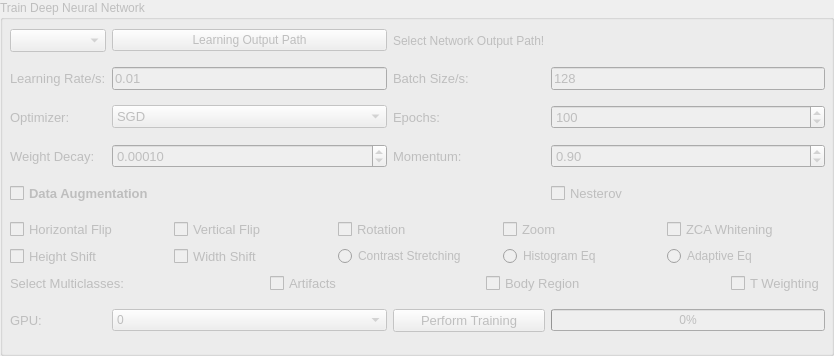
             <widget class="QGroupBox" name="GroupBox_TrainNN">
              <property name="enabled">
               <bool>false</bool>
              </property>
              <property name="title">
               <string>Train Deep Neural Network</string>
              </property>
              <widget class="QWidget" name="gridLayoutWidget">
               <property name="geometry">
                <rect>
                 <x>10</x>
                 <y>20</y>
                 <width>815</width>
                 <height>327</height>
                </rect>
               </property>
               <layout class="QGridLayout" name="gridLayout_6">
                <item row="0" column="1">
                 <widget class="QPushButton" name="Button_LearningOutputPath">
                  <property name="text">
                   <string>Learning Output Path</string>
                  </property>
                 </widget>
                </item>
                <item row="3" column="0">
                 <widget class="QLabel" name="label_19">
                  <property name="font">
                   <font>
                    <pointsize>10</pointsize>
                   </font>
                  </property>
                  <property name="text">
                   <string>Optimizer:</string>
                  </property>
                 </widget>
                </item>
                <item row="2" column="0">
                 <widget class="QLabel" name="label_3">
                  <property name="font">
                   <font>
                    <pointsize>10</pointsize>
                   </font>
                  </property>
                  <property name="text">
                   <string>Learning Rate/s:</string>
                  </property>
                 </widget>
                </item>
                <item row="4" column="0">
                 <widget class="QLabel" name="label_20">
                  <property name="font">
                   <font>
                    <pointsize>10</pointsize>
                   </font>
                  </property>
                  <property name="text">
                   <string>Weight Decay:</string>
                  </property>
                 </widget>
                </item>
                <item row="0" column="2">
                 <widget class="QLabel" name="Label_LearningOutputPath">
                  <property name="text">
                   <string>Select Network Output Path!</string>
                  </property>
                 </widget>
                </item>
                <item row="0" column="0">
                 <widget class="QComboBox" name="ComboBox_DNNs">
                  <property name="font">
                   <font>
                    <pointsize>10</pointsize>
                   </font>
                  </property>
                 </widget>
                </item>
                <item row="4" column="1">
                 <widget class="QDoubleSpinBox" name="DoubleSpinBox_WeightDecay">
                  <property name="font">
                   <font>
                    <pointsize>10</pointsize>
                   </font>
                  </property>
                  <property name="decimals">
                   <number>5</number>
                  </property>
                  <property name="maximum">
                   <double>1.000000000000000</double>
                  </property>
                  <property name="singleStep">
                   <double>0.000100000000000</double>
                  </property>
                  <property name="value">
                   <double>0.000100000000000</double>
                  </property>
                 </widget>
                </item>
                <item row="4" column="3">
                 <widget class="QDoubleSpinBox" name="DoubleSpinBox_Momentum">
                  <property name="font">
                   <font>
                    <pointsize>10</pointsize>
                   </font>
                  </property>
                  <property name="maximum">
                   <double>1.000000000000000</double>
                  </property>
                  <property name="singleStep">
                   <double>0.050000000000000</double>
                  </property>
                  <property name="value">
                   <double>0.900000000000000</double>
                  </property>
                 </widget>
                </item>
                <item row="2" column="2">
                 <widget class="QLabel" name="label_2">
                  <property name="font">
                   <font>
                    <pointsize>10</pointsize>
                   </font>
                  </property>
                  <property name="text">
                   <string>Batch Size/s:</string>
                  </property>
                 </widget>
                </item>
                <item row="3" column="3">
                 <widget class="QSpinBox" name="SpinBox_Epochs">
                  <property name="font">
                   <font>
                    <pointsize>10</pointsize>
                   </font>
                  </property>
                  <property name="maximum">
                   <number>100000</number>
                  </property>
                  <property name="value">
                   <number>100</number>
                  </property>
                 </widget>
                </item>
                <item row="2" column="1">
                 <widget class="QLineEdit" name="LineEdit_LearningRates">
                  <property name="font">
                   <font>
                    <pointsize>10</pointsize>
                   </font>
                  </property>
                  <property name="text">
                   <string>0.01</string>
                  </property>
                 </widget>
                </item>
                <item row="3" column="1">
                 <widget class="QComboBox" name="ComboBox_Optimizers">
                  <property name="font">
                   <font>
                    <pointsize>10</pointsize>
                   </font>
                  </property>
                  <item>
                   <property name="text">
                    <string>SGD</string>
                   </property>
                  </item>
                  <item>
                   <property name="text">
                    <string>RMSprop</string>
                   </property>
                  </item>
                  <item>
                   <property name="text">
                    <string>Adagrad</string>
                   </property>
                  </item>
                  <item>
                   <property name="text">
                    <string>Adadelta</string>
                   </property>
                  </item>
                  <item>
                   <property name="text">
                    <string>Adam</string>
                   </property>
                  </item>
                 </widget>
                </item>
                <item row="2" column="3">
                 <widget class="QLineEdit" name="LineEdit_BatchSizes">
                  <property name="font">
                   <font>
                    <pointsize>10</pointsize>
                   </font>
                  </property>
                  <property name="text">
                   <string>128</string>
                  </property>
                 </widget>
                </item>
                <item row="3" column="2">
                 <widget class="QLabel" name="label_21">
                  <property name="font">
                   <font>
                    <pointsize>10</pointsize>
                   </font>
                  </property>
                  <property name="text">
                   <string>Epochs:</string>
                  </property>
                 </widget>
                </item>
                <item row="4" column="2">
                 <widget class="QLabel" name="label_22">
                  <property name="font">
                   <font>
                    <pointsize>10</pointsize>
                   </font>
                  </property>
                  <property name="text">
                   <string>Momentum:</string>
                  </property>
                 </widget>
                </item>
                <item row="5" column="3">
                 <widget class="QCheckBox" name="CheckBox_Nesterov">
                  <property name="font">
                   <font>
                    <pointsize>10</pointsize>
                   </font>
                  </property>
                  <property name="text">
                   <string>Nesterov</string>
                  </property>
                 </widget>
                </item>
                <item row="7" column="0">
                 <widget class="QLabel" name="label_23">
                  <property name="font">
                   <font>
                    <pointsize>10</pointsize>
                   </font>
                  </property>
                  <property name="text">
                   <string>GPU:</string>
                  </property>
                 </widget>
                </item>
                <item row="7" column="1">
                 <widget class="QComboBox" name="ComboBox_GPU">
                  <item>
                   <property name="text">
                    <string>0</string>
                   </property>
                  </item>
                  <item>
                   <property name="text">
                    <string>1</string>
                   </property>
                  </item>
                  <item>
                   <property name="text">
                    <string>2</string>
                   </property>
                  </item>
                  <item>
                   <property name="text">
                    <string>3</string>
                   </property>
                  </item>
                  <item>
                   <property name="text">
                    <string>4</string>
                   </property>
                  </item>
                 </widget>
                </item>
                <item row="7" column="2">
                 <widget class="QPushButton" name="Button_train">
                  <property name="font">
                   <font>
                    <pointsize>10</pointsize>
                   </font>
                  </property>
                  <property name="text">
                   <string>Perform Training</string>
                  </property>
                 </widget>
                </item>
                <item row="7" column="3">
                 <widget class="QProgressBar" name="progressBar_Training">
                  <property name="value">
                   <number>0</number>
                  </property>
                 </widget>
                </item>
                <item row="6" column="0" colspan="4">
                 <layout class="QVBoxLayout" name="verticalLayout">
                  <item>
                   <layout class="QHBoxLayout" name="horizontalLayout_3">
                    <item>
                     <widget class="QCheckBox" name="CheckBox_DataAug_horizontalFlip">
                      <property name="font">
                       <font>
                        <pointsize>10</pointsize>
                       </font>
                      </property>
                      <property name="text">
                       <string>Horizontal Flip</string>
                      </property>
                     </widget>
                    </item>
                    <item>
                     <widget class="QCheckBox" name="CheckBox_DataAug_verticalFlip">
                      <property name="font">
                       <font>
                        <pointsize>10</pointsize>
                       </font>
                      </property>
                      <property name="text">
                       <string>Vertical Flip</string>
                      </property>
                     </widget>
                    </item>
                    <item>
                     <widget class="QCheckBox" name="CheckBox_DataAug_Rotation">
                      <property name="font">
                       <font>
                        <pointsize>10</pointsize>
                       </font>
                      </property>
                      <property name="text">
                       <string>Rotation</string>
                      </property>
                     </widget>
                    </item>
                    <item>
                     <widget class="QCheckBox" name="CheckBox_DataAug_Zoom">
                      <property name="font">
                       <font>
                        <pointsize>10</pointsize>
                       </font>
                      </property>
                      <property name="text">
                       <string>Zoom</string>
                      </property>
                     </widget>
                    </item>
                    <item>
                     <widget class="QCheckBox" name="CheckBox_DataAug_zcaWeighting">
                      <property name="font">
                       <font>
                        <pointsize>10</pointsize>
                       </font>
                      </property>
                      <property name="text">
                       <string>ZCA Whitening</string>
                      </property>
                     </widget>
                    </item>
                   </layout>
                  </item>
                  <item>
                   <layout class="QHBoxLayout" name="horizontalLayout_4">
                    <item>
                     <widget class="QCheckBox" name="CheckBox_DataAug_HeightShift">
                      <property name="font">
                       <font>
                        <pointsize>10</pointsize>
                       </font>
                      </property>
                      <property name="text">
                       <string>Height Shift</string>
                      </property>
                     </widget>
                    </item>
                    <item>
                     <widget class="QCheckBox" name="CheckBox_DataAug_WidthShift">
                      <property name="font">
                       <font>
                        <pointsize>10</pointsize>
                       </font>
                      </property>
                      <property name="text">
                       <string>Width Shift</string>
                      </property>
                     </widget>
                    </item>
                    <item>
                     <widget class="QRadioButton" name="RadioButton_DataAug_contrastStretching">
                      <property name="text">
                       <string>Contrast Stretching</string>
                      </property>
                     </widget>
                    </item>
                    <item>
                     <widget class="QRadioButton" name="RadioButton_DataAug_histogramEq">
                      <property name="text">
                       <string>Histogram Eq</string>
                      </property>
                     </widget>
                    </item>
                    <item>
                     <widget class="QRadioButton" name="RadioButton_DataAug_adaptiveEq">
                      <property name="text">
                       <string>Adaptive Eq</string>
                      </property>
                     </widget>
                    </item>
                   </layout>
                  </item>
                  <item>
                   <layout class="QHBoxLayout" name="horizontalLayout">
                    <item>
                     <widget class="QLabel" name="label">
                      <property name="font">
                       <font>
                        <pointsize>10</pointsize>
                       </font>
                      </property>
                      <property name="text">
                       <string>Select Multiclasses:</string>
                      </property>
                     </widget>
                    </item>
                    <item>
                     <spacer name="horizontalSpacer">
                      <property name="orientation">
                       <enum>Qt::Horizontal</enum>
                      </property>
                      <property name="sizeHint" stdset="0">
                       <size>
                        <width>40</width>
                        <height>20</height>
                       </size>
                      </property>
                     </spacer>
                    </item>
                    <item>
                     <widget class="QCheckBox" name="CheckBox_Artifacts">
                      <property name="font">
                       <font>
                        <pointsize>10</pointsize>
                       </font>
                      </property>
                      <property name="text">
                       <string>Artifacts</string>
                      </property>
                     </widget>
                    </item>
                    <item>
                     <spacer name="horizontalSpacer_2">
                      <property name="orientation">
                       <enum>Qt::Horizontal</enum>
                      </property>
                      <property name="sizeHint" stdset="0">
                       <size>
                        <width>40</width>
                        <height>20</height>
                       </size>
                      </property>
                     </spacer>
                    </item>
                    <item>
                     <widget class="QCheckBox" name="CheckBox_BodyRegion">
                      <property name="font">
                       <font>
                        <pointsize>10</pointsize>
                       </font>
                      </property>
                      <property name="text">
                       <string>Body Region</string>
                      </property>
                     </widget>
                    </item>
                    <item>
                     <spacer name="horizontalSpacer_3">
                      <property name="orientation">
                       <enum>Qt::Horizontal</enum>
                      </property>
                      <property name="sizeHint" stdset="0">
                       <size>
                        <width>40</width>
                        <height>20</height>
                       </size>
                      </property>
                     </spacer>
                    </item>
                    <item>
                     <widget class="QCheckBox" name="CheckBox_TWeighting">
                      <property name="font">
                       <font>
                        <pointsize>10</pointsize>
                       </font>
                      </property>
                      <property name="text">
                       <string>T Weighting</string>
                      </property>
                     </widget>
                    </item>
                   </layout>
                  </item>
                 </layout>
                </item>
                <item row="5" column="0" colspan="2">
                 <widget class="QCheckBox" name="CheckBox_DataAugmentation">
                  <property name="font">
                   <font>
                    <pointsize>10</pointsize>
                    <weight>75</weight>
                    <bold>true</bold>
                   </font>
                  </property>
                  <property name="text">
                   <string>Data Augmentation</string>
                  </property>
                 </widget>
                </item>
               </layout>
              </widget>
             </widget>
